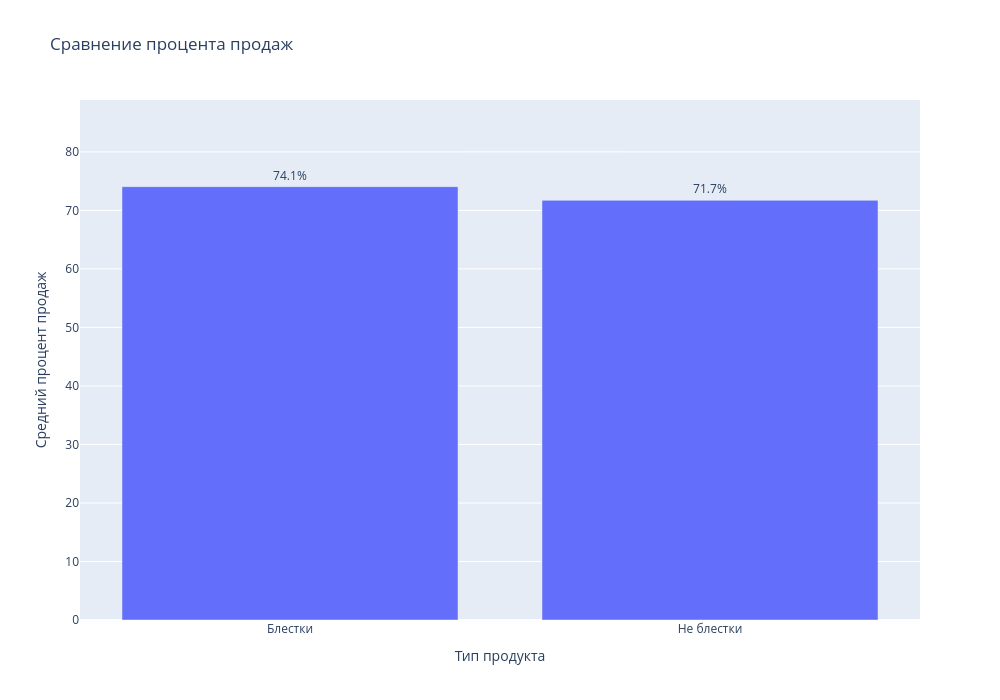

Notebook code for this chart:
### Code cell
u_stat, p_value = stats.mannwhitneyu(glow_group, non_glow_group, alternative='greater')

print("Использован тест Манна-Уитни так как распределение не нормальное")
print(f"p-value: {p_value:.4f}")


alpha = 0.05
if p_value < alpha:
    print("Есть статистически значимые различия (не отвергаем H0).")
    print("Glow продукты продаются лучше.")
else:
    print("Нет статистически значимых различий (отвергаем H0).")
    print("Гипотеза: 'В торговом центре Glow продукты продаются лучше' - НЕ ПОДТВЕРЖДЕНА")

fig = px.bar(
    x=["Блестки", "Не блестки"],
    y=[glow_group.mean(), non_glow_group.mean()],
    title="Сравнение процента продаж",
    labels={'x': 'Тип продукта', 'y': 'Средний процент продаж'},
)

fig.update_traces(
    text=[f"{glow_group.mean():.1f}%", f"{non_glow_group.mean():.1f}%"],
    textposition='outside',
    showlegend=False 
)

fig.update_layout(
    yaxis_range=[0, max(glow_group.mean(), non_glow_group.mean()) * 1.2],
    showlegend=True,
    legend_title="Тип продукта",
    width=1000, 
    height=700,
)
fig.show()

### Figure 1 — Plotly figure (JSON) as saved in the notebook; plotly's stock layout.template omitted (floating-point values rounded to 4 significant figures)
{"data": [{"alignmentgroup": "True", "hovertemplate": "Тип продукта=%{x}<br>Средний процент продаж=%{y}<extra></extra>", "legendgroup": "", "marker": {"color": "#636efa", "pattern": {"shape": ""}}, "name": "", "offsetgroup": "", "orientation": "v", "showlegend": false, "text": ["74.1%", "71.7%"], "textposition": "outside", "type": "bar", "x": ["Блестки", "Не блестки"], "xaxis": "x", "y": [74.05, 71.72], "yaxis": "y"}], "layout": {"barmode": "relative", "height": 700, "legend": {"title": {"text": "Тип продукта"}, "tracegroupgap": 0}, "showlegend": true, "title": {"text": "Сравнение процента продаж"}, "width": 1000, "xaxis": {"anchor": "y", "domain": [0, 1], "title": {"text": "Тип продукта"}}, "yaxis": {"anchor": "x", "domain": [0, 1], "range": [0, 88.86], "title": {"text": "Средний процент продаж"}}}}
